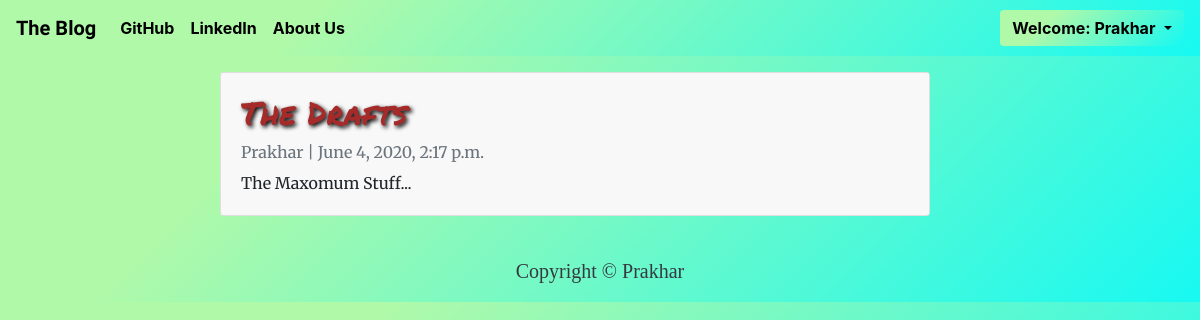
The app's page /draft (signed in) with its own data.
### basic_app/models.py (models this page shows, shortened)
class Post(models.Model):
    title = models.CharField(max_length=200, unique=True)
    slug = models.SlugField(max_length=200, unique=True)
    author = models.ForeignKey(User, on_delete= models.CASCADE,related_name='blog_posts')
    content = models.TextField()
    created_on = models.DateTimeField(auto_now_add=True)
    status = models.IntegerField(choices=STATUS, default=0)
    class Meta:
        ordering = ['-created_on']

### basic_app/views.py (the view)
# urls.py: path('draft',views.DraftListView.as_view(), name='draft'),
class DraftListView(ListView):
    queryset = Post.objects.all().filter(status=0).order_by('-created_on')
    template_name = "basic_app/post_draft_list.html"

### basic_app/templates/basic_app/post_draft_list.html
{% extends 'basic_app/base.html' %}
{% block body_block %}
<div class="container">
    <div class="row">
        <div class="col-md-8 mt-3 left">
            {% for post in post_list %}
            <div class="card mb-4">
                <div class="card-body">
                    <h2 class="card-title">{{ post.title }}</h2>
                    <p class="card-text text-muted h6">{{ post.author }} | {{ post.created_on}} </p>
                    <p class="card-text">{{post.content}}</p>
                </div>
            </div>
            {% endfor %}
        </div>
    </div>
</div>
{% endblock body_block %}

### basic_app/templates/basic_app/base.html (shortened to what this page needs)
<!DOCTYPE html>
{% load static %}
<html lang="en">
<head>
    <link rel="stylesheet" href="https://stackpath.bootstrapcdn.com/bootstrap/4.4.1/css/bootstrap.min.css">
</head>
<body>
  <nav class="navbar navbar-expand-lg navbar-light bg-light">
    <a class="navbar-brand" href="{% url 'home' %}"> <b class="blod_left title">The Blog</b> </a>
    <div class="collapse navbar-collapse" id="navbarNav">
      <ul class="navbar-nav">
        <li class="nav-item">
          <a class="nav-link" href="https://www.github.com"><b class="blod_left">GitHub</b></a>
        </li>
        <li class="nav-item">
          <a class="nav-link" href="https://www.linkedin.com"><b class="blod_left">LinkedIn</b></a>
        </li>
        <li class="nav-item">
          <a class="nav-link" href="{% url 'blog:about_us' %}"><b class="blod_left">About Us</b></a>
        </li>
      </ul>
    </div>
    <div class="dropdown">
      {% if user.is_authenticated %}
        <button class="btn btn-secondary dropdown-toggle" type="button" id="dropdownMenuButton" data-toggle="dropdown" aria-haspopup="true" aria-expanded="false">
          <a><b class="bold_left">Welcome: {{user.username}}</b></a>
        </button>
      {% else %}
        <button type="button" class="btn"><a class="nav navbar-nav navbar-right" href="{% url 'login' %}"> <b class="bold_right">Log In</b> </a></button>
      {% endif %}
    </div>
  </nav>
    <div class="container">
        {% block body_block %}
        {% endblock body_block %}
    </div>
    <footer class="py-3 bg-grey foot">
        <p class="m-0 text-dark text-center ">Copyright &copy; Prakhar</p>
    </footer>
</body>
</html>

### basic_app/templates/basic_app/base.html (style rules this page uses)
.card-title { color: brown; text-shadow: 2px 2px 4px #000000; font-family: 'Permanent Marker', cursive; }
.card-text { font-family: 'Merriweather', serif; }
.card-body { background-color: rgba(245, 245, 245, 0.671); }
body { background-color: #17f9f2; background-image: linear-gradient(315deg, #17f9f2 0%, #b0f9a9 74%); }
.navbar { background-color: #17f9f2; background-image: linear-gradient(315deg, #17f9f2 0%, #b0f9a9 74%); }
.title { font-family: 'Metal Mania', cursive; }
.left { margin-left: 160px; position: static; }
#dropdownMenuButton { color: black; border-style: hidden; background-color: #17f9f2; background-image: linear-gradient(315deg, #17f9f2 0%, #b0f9a9 74%); }
.blod_left { color: black; }
.foot { font-family: 'Pacifico', cursive; font-size: 20px; }

### records on screen
Post: title "The Drafts", author "Prakhar", created_on "June 4, 2020, 2:17 p.m.", content "The Maxomum Stuff..."

### other values on screen
{{ user.username }} "Prakhar"
